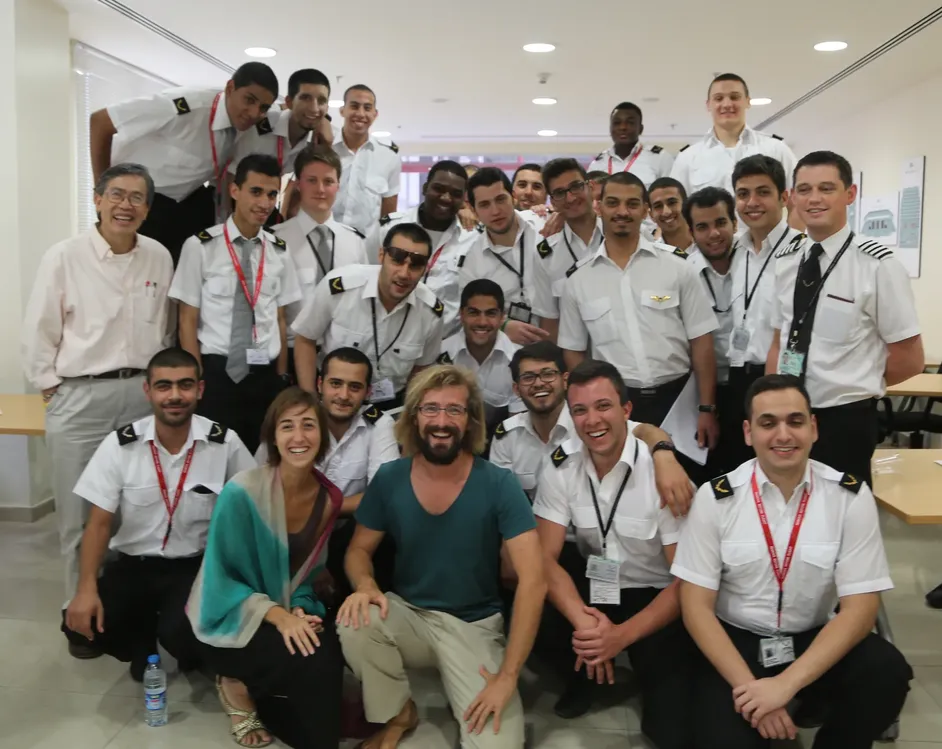
#> input picture images/170 ayla.webp, 942 x 749 px, shrunk from 1600 x 1273 before the run
$ python embellir-photos.py 'images/170 ayla.webp'
#> lines starting #> are read from the running program, lines starting #| are printed output that depends on the picture
#!/usr/bin/env python3
"""Embellir les photos : couleurs plus éclatantes + luminosité plus spectaculaire."""
import sys
from pathlib import Path
from PIL import Image, ImageEnhance, ImageOps

SATURATION = 1.30
CONTRAST = 1.18
BRIGHTNESS = 1.05
SHARPNESS = 1.10

EXTS = {'.jpg', '.jpeg', '.png', '.webp'}


def embellir(path_in: Path, path_out: Path):
    img = Image.open(path_in)
#> img is the input picture: PIL image 942x749 RGB; mean R, G, B 130.2, 123.9, 114.8
    img = ImageOps.exif_transpose(img)
    if img.mode not in ('RGB', 'RGBA'):
        img = img.convert('RGB')

    img = ImageEnhance.Color(img).enhance(SATURATION)
    img = ImageEnhance.Contrast(img).enhance(CONTRAST)
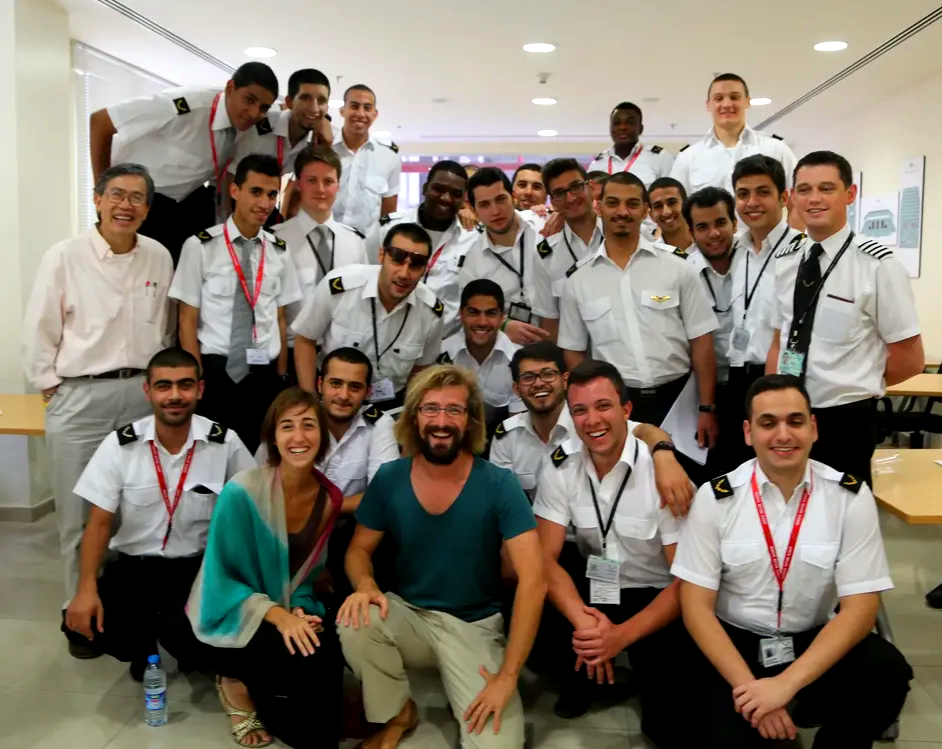
#> img: PIL image 942x749 RGB; mean R, G, B 132.9, 123.1, 109.6
    img = ImageEnhance.Brightness(img).enhance(BRIGHTNESS)
    img = ImageEnhance.Sharpness(img).enhance(SHARPNESS)

    path_out.parent.mkdir(parents=True, exist_ok=True)
    suffix = path_in.suffix.lower()
    if suffix in ('.jpg', '.jpeg'):
        if img.mode == 'RGBA':
            img = img.convert('RGB')
        img.save(path_out, format='JPEG', quality=92, optimize=True)
    elif suffix == '.png':
        img.save(path_out, format='PNG', optimize=True)
    elif suffix == '.webp':
        img.save(path_out, format='WEBP', quality=92, method=6)


def main():
    if len(sys.argv) < 2:
        print("Usage: embellir-photos.py <fichier_ou_dossier> [fichier_ou_dossier ...]")
        sys.exit(1)

    for arg in sys.argv[1:]:
        src = Path(arg)
        if src.is_file():
            out = src.parent / 'embelli' / src.name
            print(f"→ {src.name}")
            embellir(src, out)
            print(f"  ✓ {out}")
        elif src.is_dir():
            out_dir = src / 'embelli'
            files = [f for f in src.iterdir() if f.is_file() and f.suffix.lower() in EXTS]
            print(f"Traitement de {len(files)} image(s) dans {src}")
            for f in files:
                out = out_dir / f.name
                print(f"→ {f.name}")
                embellir(f, out)
            print(f"✓ Résultats dans {out_dir}")
        else:
            print(f"⚠ Introuvable : {src}")


if __name__ == '__main__':
    main()

$ run again, on images/avion_seljalandsfoss_islande.webp
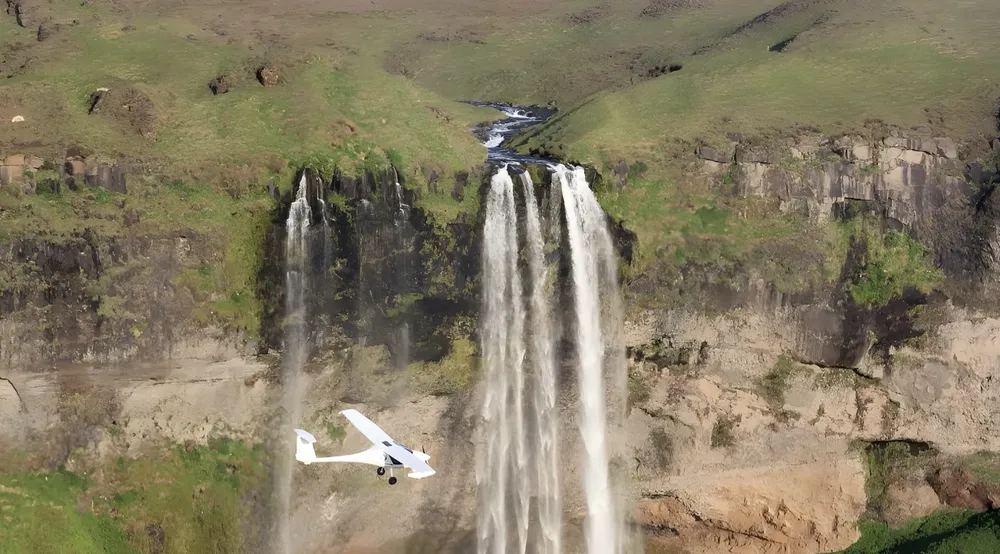
#> input picture images/avion_seljalandsfoss_islande.webp, 1000 x 554 px, shrunk from 1600 x 887 before the run
#> in embellir, img is the input picture: PIL image 1000x554 RGB; mean R, G, B 132.9, 123.5, 99.2
#> in embellir, `img = ImageEnhance.Contrast(img).enhance(CONTRAST)`:
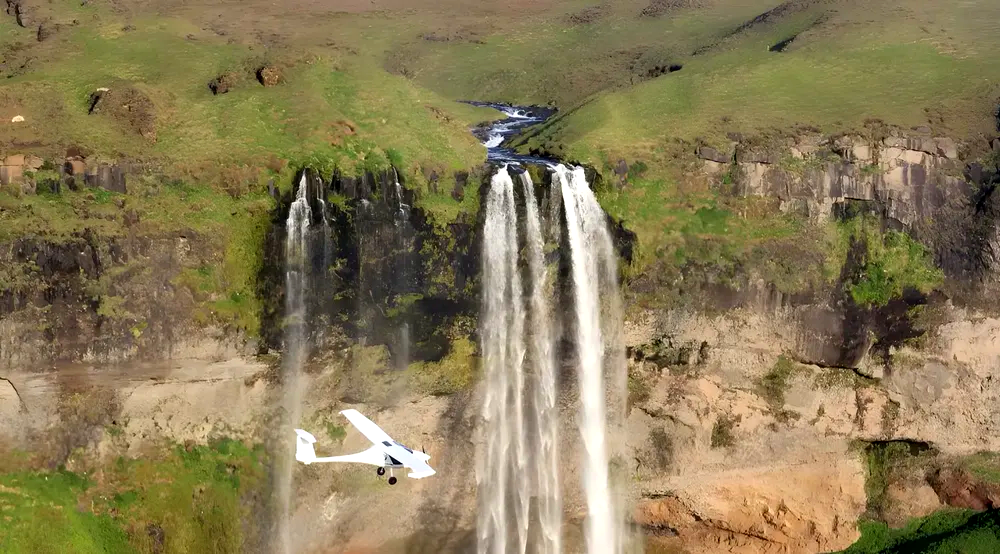
#> img: PIL image 1000x554 RGB; mean R, G, B 136.9, 122.5, 85.3

$ run again, on images/avion_wfs_cratere_toondina_australie.webp
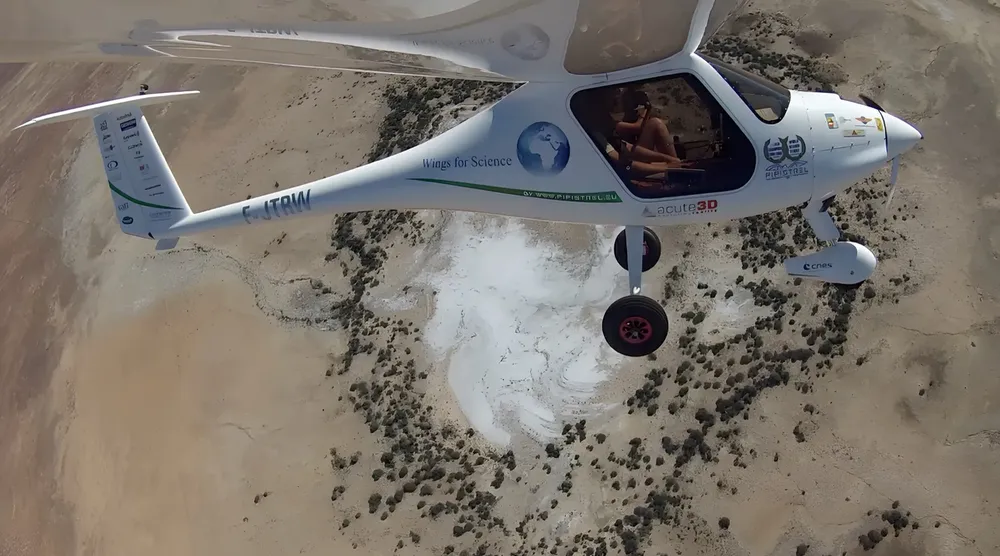
#> input picture images/avion_wfs_cratere_toondina_australie.webp, 1000 x 556 px, shrunk from 1600 x 890 before the run
#> in embellir, img is the input picture: PIL image 1000x556 RGB; mean R, G, B 122.4, 115.9, 108.2
#> in embellir, `img = ImageEnhance.Brightness(img).enhance(BRIGHTNESS)`:
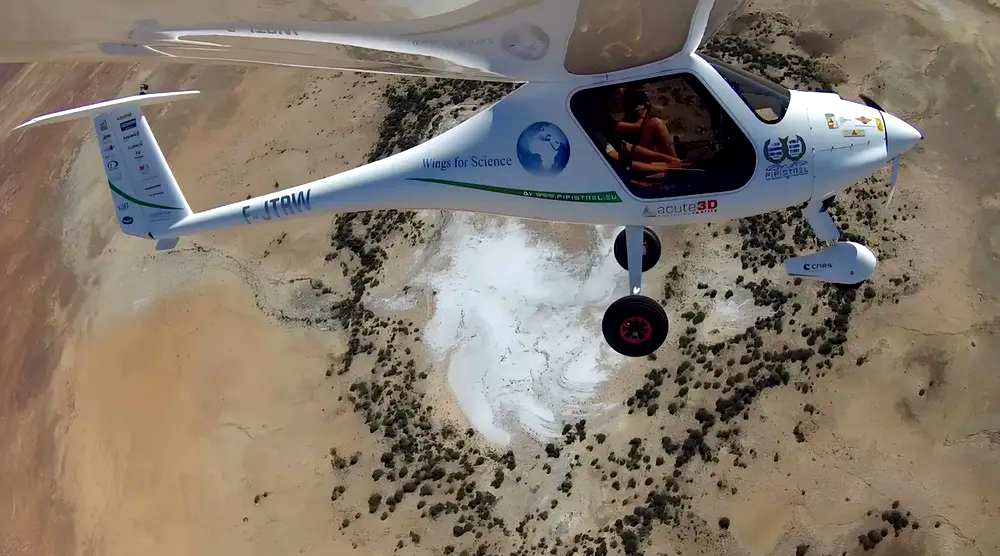
#> img: PIL image 1000x556 RGB; mean R, G, B 130.1, 119.7, 107.1
